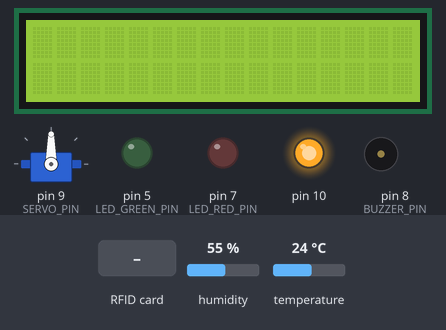
The sketch below on a simulated Arduino Uno, built with avr-gcc and run on an emulated ATmega328P. On the bench: 16×2 character LCD, servo, output pins drawn as LEDs (lit = HIGH), buzzer (waves = sounding). The test bench sets the inputs (shaded band); at power-on: temperature 24 °C, humidity 55 %. What the sketch prints to the serial monitor is not drawn.

Above: at 1.3 s.
1.4 s: RFID card 13 95 7C 1A held to the reader
At 2.5 s:
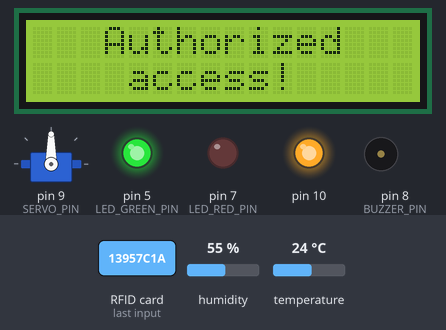
4.4 s: RFID card 13 95 7C 1A held to the reader
At 4.9 s:
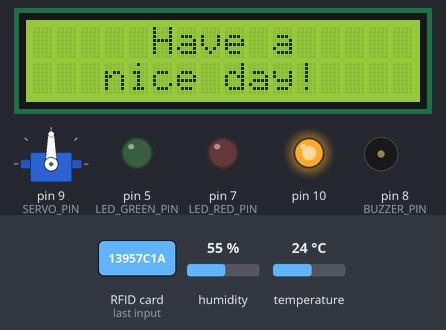
5.9 s: RFID card 5E 7A 19 C4 held to the reader
At 8.5 s:
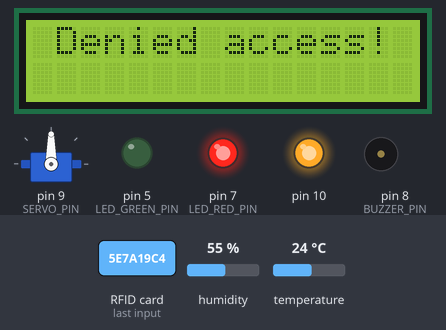
8.9 s: RFID card 13 95 7C 1A held to the reader
At 11.7 s:
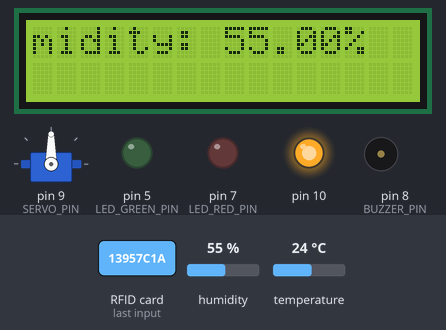
11.9 s: temperature set to 28 °C
14.9 s: temperature set to 31 °C
Timing chart, 0 to 20.8 s (numbered marks = the images above; inputs shaded):
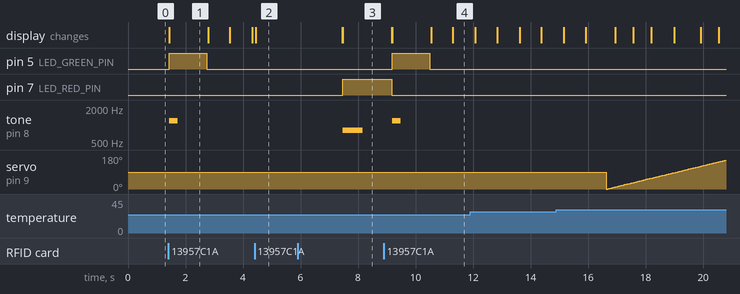

The sketch:

main.ino
```cpp
#include <SPI.h>
#include <MFRC522.h>
#include <Wire.h>
#include <LiquidCrystal_I2C.h>
#include <DHT.h>
#include <Servo.h>

#define RFID_SDA_PIN 6
#define RDIF_RST_PIN 9
#define RFID_SCK_PIN 13
#define BUZZER_PIN 8
#define LED_GREEN_PIN 5
#define LED_RED_PIN 7
#define DHT_PIN 2
#define DHT_TYPE DHT11
#define SERVO_PIN 9

bool open_system;

MFRC522 mfrc522(RFID_SDA_PIN, RDIF_RST_PIN); // Create MFRC522 instance.
LiquidCrystal_I2C lcd(0x27, 16, 2);          // Set the LCD address to 0x27 for a 16 chars and 2 line display
DHT dht(DHT_PIN, DHT_TYPE);
Servo servo;

unsigned long servoStartTime = 0;
unsigned long displayStartTime = 0;
const unsigned long servoInterval = 15; // Interval between servo movements in milliseconds
const unsigned long displayInterval = 750; // Interval between display updates in milliseconds

bool card_detection()
{
    return mfrc522.PICC_IsNewCardPresent() && mfrc522.PICC_ReadCardSerial();
}

bool is_desired_tag(String tag)
{
    return tag == "13957C1A";
}

String get_card_id()
{
    Serial.print("UID tag :");
    String content = "";
    for (byte i = 0; i < mfrc522.uid.size; i++)
    {
        content.concat(String(mfrc522.uid.uidByte[i] < 0x10 ? "0" : ""));
        content.concat(String(mfrc522.uid.uidByte[i], HEX));
    }
    content.toUpperCase(); // Convert content to uppercase
    return content;
}

void effect_desired_tag()
{
    Serial.println("Authorized access!");
    lcd.setCursor(3, 0);
    lcd.print("Authorized");
    lcd.setCursor(4, 1);
    lcd.print("access!");

    tone(BUZZER_PIN, 1200);
    digitalWrite(LED_GREEN_PIN, HIGH);
    delay(300);
    noTone(BUZZER_PIN);
    delay(1000);
    digitalWrite(LED_GREEN_PIN, LOW);
    lcd.clear();
}

void effect_denied_tag()
{
    Serial.println("Denied access!");
    lcd.clear();
    lcd.setCursor(1, 0);
    lcd.print("Denied access!");

    tone(BUZZER_PIN, 800);
    digitalWrite(LED_RED_PIN, HIGH);
    delay(700);
    noTone(BUZZER_PIN);
    delay(1000);
    digitalWrite(LED_RED_PIN, LOW);
    lcd.clear();
}

void read_temperature_humidity(float *humidity, float *temperature)
{
    *humidity = dht.readHumidity();
    *temperature = dht.readTemperature();

    // Check if any reads failed and exit early (to try again).
    if (isnan(*humidity) || isnan(*temperature))
    {
        Serial.println("Failed to read from DHT sensor!");
        return;
    }
}

void open_servo_motor()
{
    unsigned long currentTime = millis();
    if (currentTime - servoStartTime >= servoInterval)
    {
        static int angle = 0;
        if (angle <= 180)
        {
            servo.write(angle); // Write the angle to the servo
            angle++;
        }
        else
        {
            angle = 0;
        }
        servoStartTime = currentTime;
    }
}

void display_information_circular(String info)
{
    unsigned long currentTime = millis();
    if (currentTime - displayStartTime >= displayInterval)
    {
        static int index = 0;
        lcd.clear();
        int textLength = info.length();
        for (int j = 0; j < 16; j++)
        {
            lcd.setCursor(j, 0);
            lcd.print(info[(index + j) % textLength]);
        }
        index++;
        displayStartTime = currentTime;
    }
}

void setup()
{
    Serial.begin(9600);         // Initialize serial communications with the PC
    SPI.begin();                 // Init SPI bus
    SPI.setClockDivider(SPI_CLOCK_DIV4); // Set clock speed (optional)
    mfrc522.PCD_Init();          // Init MFRC522 card

    lcd.init();
    lcd.backlight();

    dht.begin();

    servo.attach(SERVO_PIN);

    pinMode(BUZZER_PIN, OUTPUT);
    pinMode(LED_GREEN_PIN, OUTPUT);
    pinMode(LED_RED_PIN, OUTPUT);

    open_system = false;
}

void loop()
{
    // Check for the presence of a new card
    if (card_detection())
    {
        // Show UID on serial monitor
        String tag = get_card_id();
        // Check if the read RFID tag matches the desired tag
        if (is_desired_tag(tag))
        {
            effect_desired_tag();

            open_system = true;
            while (open_system)
            {
                float humidity;
                float temperature;
                read_temperature_humidity(&humidity, &temperature);

                // Concatenate the strings
                String info = "  Humidity: " + String(humidity) + "%" + "  Temperature: " + String(temperature) + " C";

                if(temperature >= 30)
                  open_servo_motor();

                display_information_circular(info);

                if (card_detection() || !open_system)
                {
                    open_system = false;
                    if (is_desired_tag(get_card_id()))
                    {
                        lcd.clear();
                        lcd.setCursor(5, 0);
                        lcd.print("Have a");
                        lcd.setCursor(3, 1);
                        lcd.print("nice day!");
                        delay(3000);
                        lcd.clear();
                    }
                }
            }
        }
        else
        {
            effect_denied_tag();
        }
    }
}
```

Measured:
- after the input at 1.4 s, pin 5 (LED_GREEN_PIN): LOW → HIGH at once, → LOW 1.3 s later; tone on pin 8 (BUZZER_PIN): silent → 1200 Hz at once, → silent 0.30 s later; the display: changes at once (image 1)
- after the input at 4.4 s, the display: changes after 0.05 s (image 2)
- after the input at 5.9 s, pin 7 (LED_RED_PIN): LOW → HIGH after 1.6 s; tone on pin 8 (BUZZER_PIN): silent → 800 Hz after 1.6 s, → silent 0.70 s later; the display: first differs from a run without the input after 1.6 s (image 3)
- after the input at 8.9 s, pin 5 (LED_GREEN_PIN): LOW → HIGH after 0.30 s, → LOW 1.3 s later; tone on pin 8 (BUZZER_PIN): silent → 1200 Hz after 0.30 s, → silent 0.30 s later; the display: first differs from a run without the input after 0.30 s (image 4 shows a later state)
- what the display in image 1 shows lasts 1.4 s, from 1.4 s to 2.8 s
